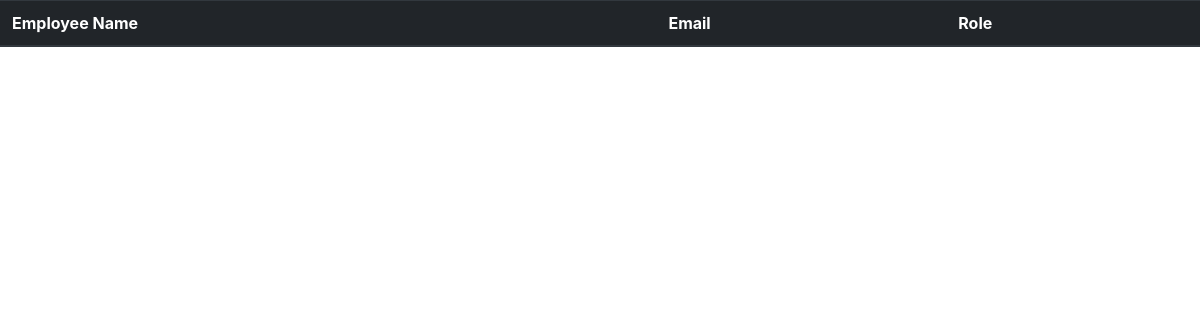
/, run on an earlier commit of the app's database.
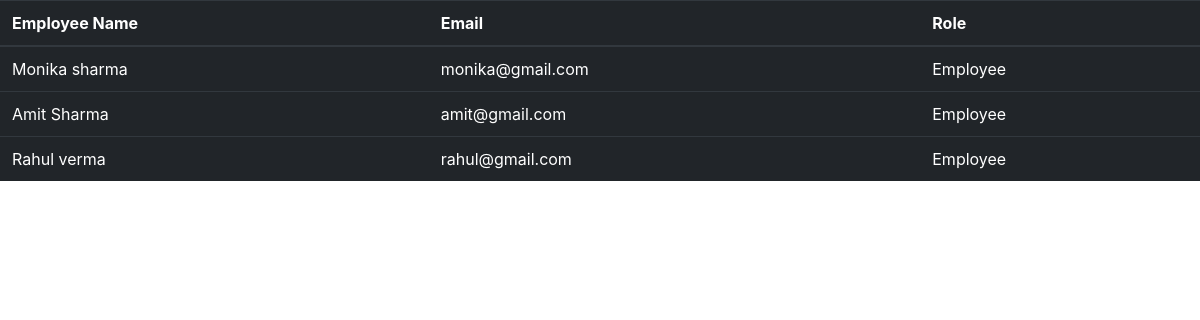
And on a later commit of the database.
### task_app/models.py (models this page shows, shortened)
class Employee(models.Model):
    empname = models.CharField(max_length=250)
    email = models.EmailField(max_length=200,unique=True)
    role = models.ForeignKey(Role,on_delete=models.CASCADE)

class Role(models.Model):
    ROLE_CHOICES = [
        ('Employee','Employee'),
        ('CEO','CEO'),
        ('Team Lead','Team Lead'),
    ]
    role = models.CharField(max_length=20,choices=ROLE_CHOICES)
    def __str__(self):
        return self.role

### task_app/views.py (the view)
# urls.py: path('',views.home),
def home(request):
    emp_obj = Employee.objects.all()
    return render(request,'home.html',{'emp_obj':emp_obj})

### task_app/templates/home.html (shortened to what this page needs)
<link rel="stylesheet" href="https://cdn.jsdelivr.net/npm/bootstrap@4.1.3/dist/css/bootstrap.min.css">
<table class="table table-dark">
    <thead>
      <tr>
        <th scope="col">Employee Name</th>
        <th scope="col">Email</th>
        <th scope="col">Role</th>
      </tr>
    </thead>
    <tbody>
      <tr>
        {% for employee in emp_obj%}
        <td>{{employee.empname}}</td>
        <td>{{employee.email}}</td>
        <td>{{employee.role}}</td>
      </tr>
      {% endfor %}
    </tbody>
  </table>

What changed in the data, as far as the page shows it:
added Employee: empname "Monika sharma", email "monika@gmail.com", role "Employee"
added Employee: empname "Amit Sharma", email "amit@gmail.com", role "Employee"
added Employee: empname "Rahul verma", email "rahul@gmail.com", role "Employee"
